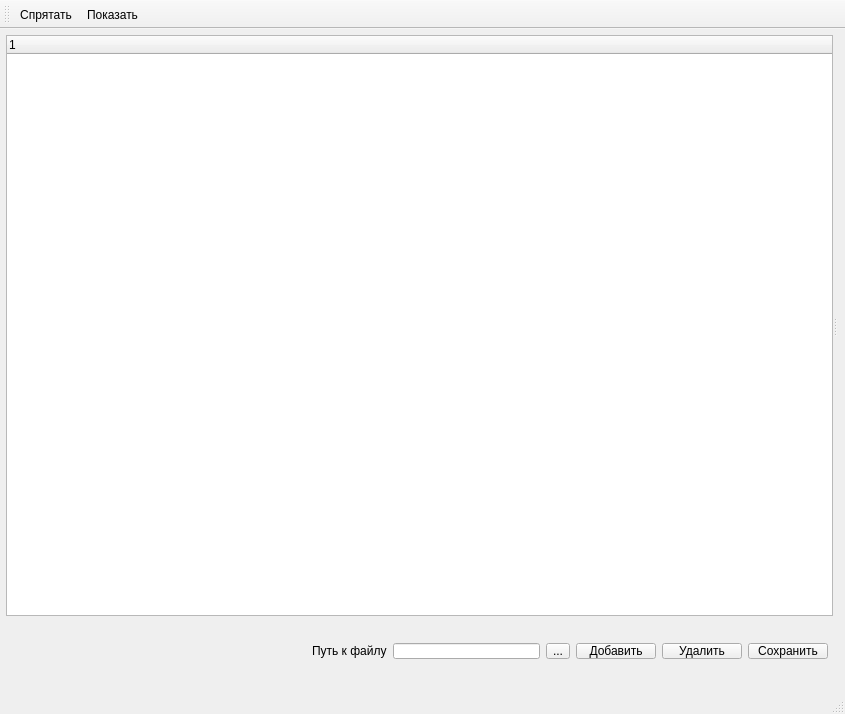
<?xml version="1.0" encoding="UTF-8"?>
<ui version="4.0">
 <class>MainWindow</class>
 <widget class="QMainWindow" name="MainWindow">
  <property name="geometry">
   <rect>
    <x>0</x>
    <y>0</y>
    <width>845</width>
    <height>714</height>
   </rect>
  </property>
  <property name="windowTitle">
   <string>MainWindow</string>
  </property>
  <widget class="QWidget" name="centralWidget">
   <widget class="AnimatedSplitter" name="splitter">
    <property name="geometry">
     <rect>
      <x>6</x>
      <y>6</y>
      <width>831</width>
      <height>581</height>
     </rect>
    </property>
    <property name="orientation">
     <enum>Qt::Horizontal</enum>
    </property>
    <widget class="QTreeWidget" name="tW_categories">
     <column>
      <property name="text">
       <string notr="true">1</string>
      </property>
     </column>
    </widget>
    <widget class="QStackedWidget" name="sW_curCategory">
     <widget class="QWidget" name="page"/>
     <widget class="QWidget" name="page_2"/>
    </widget>
   </widget>
   <widget class="QWidget" name="">
    <property name="geometry">
     <rect>
      <x>301</x>
      <y>603</y>
      <width>538</width>
      <height>38</height>
     </rect>
    </property>
    <layout class="QGridLayout" name="gridLayout_2">
     <item row="0" column="0">
      <layout class="QGridLayout" name="gridLayout">
       <item row="0" column="0">
        <widget class="QLabel" name="label">
         <property name="text">
          <string>Путь к файлу</string>
         </property>
        </widget>
       </item>
       <item row="0" column="1">
        <widget class="QLineEdit" name="lE_pathFile"/>
       </item>
       <item row="0" column="2">
        <widget class="QToolButton" name="tB_pathFile">
         <property name="text">
          <string>...</string>
         </property>
        </widget>
       </item>
      </layout>
     </item>
     <item row="0" column="1">
      <widget class="QPushButton" name="pB_add">
       <property name="text">
        <string>Добавить</string>
       </property>
      </widget>
     </item>
     <item row="0" column="2">
      <widget class="QPushButton" name="pB_remove">
       <property name="text">
        <string>Удалить</string>
       </property>
      </widget>
     </item>
     <item row="0" column="3">
      <widget class="QPushButton" name="pB_save">
       <property name="text">
        <string>Сохранить</string>
       </property>
      </widget>
     </item>
    </layout>
   </widget>
  </widget>
  <widget class="QMenuBar" name="menuBar">
   <property name="geometry">
    <rect>
     <x>0</x>
     <y>0</y>
     <width>845</width>
     <height>30</height>
    </rect>
   </property>
  </widget>
  <widget class="QToolBar" name="mainToolBar">
   <attribute name="toolBarArea">
    <enum>TopToolBarArea</enum>
   </attribute>
   <attribute name="toolBarBreak">
    <bool>false</bool>
   </attribute>
   <addaction name="actionHide"/>
   <addaction name="actionShow"/>
  </widget>
  <widget class="QStatusBar" name="statusBar"/>
  <action name="actionHide">
   <property name="text">
    <string>Спрятать</string>
   </property>
   <property name="toolTip">
    <string>скрыть раздел</string>
   </property>
   <property name="shortcut">
    <string>Ctrl+1</string>
   </property>
  </action>
  <action name="actionShow">
   <property name="text">
    <string>Показать</string>
   </property>
   <property name="shortcut">
    <string>Ctrl+2</string>
   </property>
  </action>
 </widget>
 <layoutdefault spacing="6" margin="11"/>
 <customwidgets>
  <customwidget>
   <class>AnimatedSplitter</class>
   <extends>QSplitter</extends>
   <header>AnimatedSplitter.h</header>
   <container>1</container>
  </customwidget>
 </customwidgets>
 <resources/>
 <connections/>
</ui>
